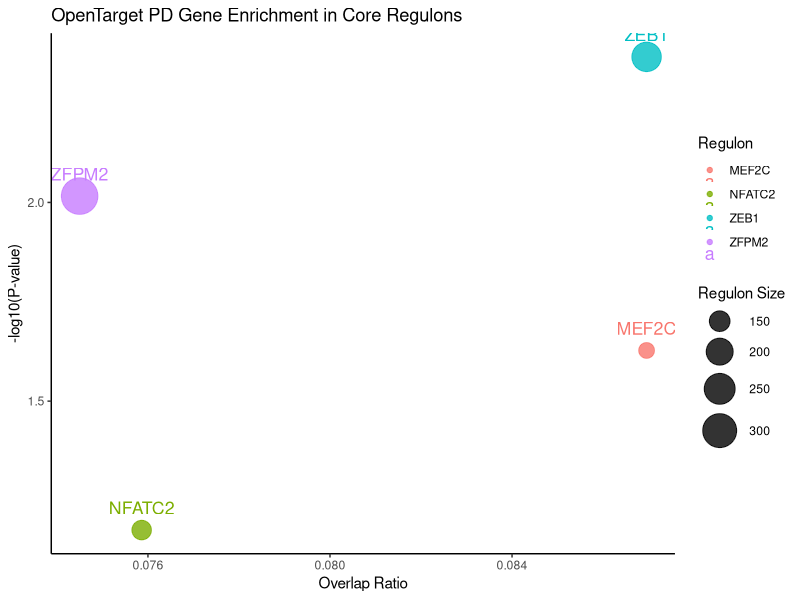

Write the R code that produced this figure.

library(ggplot2)

# 示例数据（你也可以直接用你的数据框 df）
df <- data.frame(
  Regulon = c("ZFPM2", "ZEB1", "MEF2C", "NFATC2"),
  Overlap = c(26, 20, 12, 11),
  Regulon_Size = c(349, 230, 138, 145),
  Pvalue = c(0.009639885, 0.004302228, 0.023577914, 0.066764335)
)

# 添加新列
df$logP <- -log10(df$Pvalue)
df$Ratio <- df$Overlap / df$Regulon_Size

# 绘图
ggplot(df, aes(x = Ratio, y = logP, size = Regulon_Size, color = Regulon)) +
  geom_point(alpha = 0.8) +
  geom_text(aes(label = Regulon), vjust = -1.2, size = 4.5) +
  #geom_hline(yintercept = -log10(0.05), linetype = "dashed", color = "red", size = 1) +
  scale_size_continuous(name = "Regulon Size", range = c(5, 12)) +
  labs(x = "Overlap Ratio", y = "-log10(P-value)",
       title = "OpenTarget PD Gene Enrichment in Core Regulons") +
  theme_classic() +
  theme(legend.position = "right")



